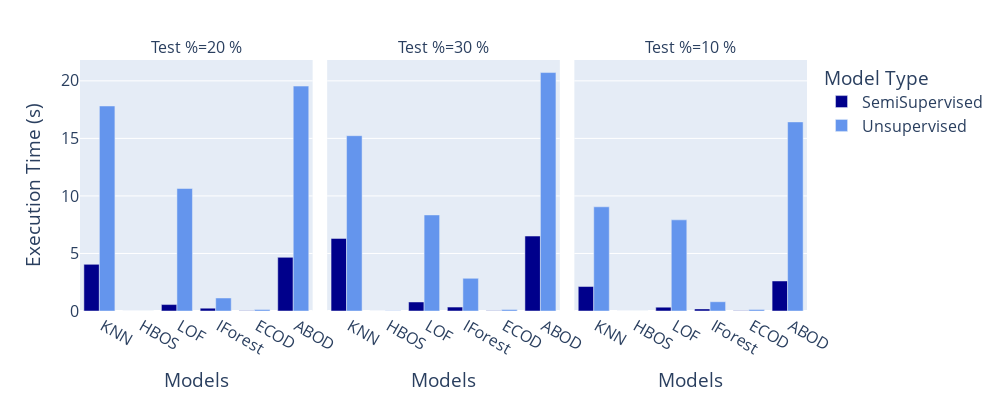

Here is the notebook cell this chart was saved with:
### Code cell
import plotly.express as px
df = results_total.copy()
df = df.reset_index(drop=True)
df = df[df['Variable'] == 'AC_Power_B (KW) ']
df['Execution Time (s)'] = df['Execution Time (s)'].astype(float)
df = df.loc[df.groupby(['Variable','Models', 'Model Type','Test %'])['F1-score'].idxmax().values,:].sort_values(by='F1-score', ascending = False)
color_map = {'SemiSupervised': 'darkblue', 'Unsupervised': 'cornflowerblue'}  # Add more types as needed
fig = px.bar(df, x="Models", y="Execution Time (s)", color="Model Type", barmode="group", facet_col="Test %",width=1000, height=400,color_discrete_map=color_map)
fig.update_layout(font=dict(size=16))
fig.show()

### Figure 1 — Plotly figure (JSON) as saved in the notebook; plotly's stock layout.template omitted (floating-point values rounded to 4 significant figures)
{"data": [{"alignmentgroup": "True", "hovertemplate": "Model Type=SemiSupervised<br>Test %=20 %<br>Models=%{x}<br>Execution Time (s)=%{y}<extra></extra>", "legendgroup": "SemiSupervised", "marker": {"color": "darkblue", "pattern": {"shape": ""}}, "name": "SemiSupervised", "offsetgroup": "SemiSupervised", "orientation": "v", "showlegend": true, "textposition": "auto", "type": "bar", "x": [" KNN", " HBOS", " LOF", " IForest", " ECOD", " ABOD"], "xaxis": "x", "y": [4.053, 0.00403, 0.5584, 0.2478, 0.02215, 4.663], "yaxis": "y"}, {"alignmentgroup": "True", "hovertemplate": "Model Type=SemiSupervised<br>Test %=30 %<br>Models=%{x}<br>Execution Time (s)=%{y}<extra></extra>", "legendgroup": "SemiSupervised", "marker": {"color": "darkblue", "pattern": {"shape": ""}}, "name": "SemiSupervised", "offsetgroup": "SemiSupervised", "orientation": "v", "showlegend": false, "textposition": "auto", "type": "bar", "x": [" KNN", " HBOS", " LOF", " IForest", " ECOD", " ABOD"], "xaxis": "x2", "y": [6.308, 0.004235, 0.7845, 0.3377, 0.03194, 6.514], "yaxis": "y2"}, {"alignmentgroup": "True", "hovertemplate": "Model Type=SemiSupervised<br>Test %=10 %<br>Models=%{x}<br>Execution Time (s)=%{y}<extra></extra>", "legendgroup": "SemiSupervised", "marker": {"color": "darkblue", "pattern": {"shape": ""}}, "name": "SemiSupervised", "offsetgroup": "SemiSupervised", "orientation": "v", "showlegend": false, "textposition": "auto", "type": "bar", "x": [" HBOS", " KNN", " LOF", " IForest", " ECOD", " ABOD"], "xaxis": "x3", "y": [0.003011, 2.127, 0.3353, 0.1809, 0.01504, 2.609], "yaxis": "y3"}, {"alignmentgroup": "True", "hovertemplate": "Model Type=Unsupervised<br>Test %=20 %<br>Models=%{x}<br>Execution Time (s)=%{y}<extra></extra>", "legendgroup": "Unsupervised", "marker": {"color": "cornflowerblue", "pattern": {"shape": ""}}, "name": "Unsupervised", "offsetgroup": "Unsupervised", "orientation": "v", "showlegend": true, "textposition": "auto", "type": "bar", "x": [" KNN", " LOF", " IForest", " HBOS", " ECOD", " ABOD"], "xaxis": "x", "y": [17.82, 10.65, 1.131, 0.008838, 0.1283, 19.55], "yaxis": "y"}, {"alignmentgroup": "True", "hovertemplate": "Model Type=Unsupervised<br>Test %=30 %<br>Models=%{x}<br>Execution Time (s)=%{y}<extra></extra>", "legendgroup": "Unsupervised", "marker": {"color": "cornflowerblue", "pattern": {"shape": ""}}, "name": "Unsupervised", "offsetgroup": "Unsupervised", "orientation": "v", "showlegend": false, "textposition": "auto", "type": "bar", "x": [" KNN", " LOF", " HBOS", " IForest", " ECOD", " ABOD"], "xaxis": "x2", "y": [15.23, 8.349, 0.01112, 2.839, 0.1302, 20.72], "yaxis": "y2"}, {"alignmentgroup": "True", "hovertemplate": "Model Type=Unsupervised<br>Test %=10 %<br>Models=%{x}<br>Execution Time (s)=%{y}<extra></extra>", "legendgroup": "Unsupervised", "marker": {"color": "cornflowerblue", "pattern": {"shape": ""}}, "name": "Unsupervised", "offsetgroup": "Unsupervised", "orientation": "v", "showlegend": false, "textposition": "auto", "type": "bar", "x": [" KNN", " IForest", " HBOS", " LOF", " ECOD", " ABOD"], "xaxis": "x3", "y": [9.054, 0.8058, 0.008343, 7.921, 0.1286, 16.43], "yaxis": "y3"}], "layout": {"annotations": [{"font": {}, "showarrow": false, "text": "Test %=20 %", "x": 0.16, "xanchor": "center", "xref": "paper", "y": 1, "yanchor": "bottom", "yref": "paper"}, {"font": {}, "showarrow": false, "text": "Test %=30 %", "x": 0.5, "xanchor": "center", "xref": "paper", "y": 1, "yanchor": "bottom", "yref": "paper"}, {"font": {}, "showarrow": false, "text": "Test %=10 %", "x": 0.84, "xanchor": "center", "xref": "paper", "y": 1, "yanchor": "bottom", "yref": "paper"}], "barmode": "group", "font": {"size": 16}, "height": 400, "legend": {"title": {"text": "Model Type"}, "tracegroupgap": 0}, "margin": {"t": 60}, "width": 1000, "xaxis": {"anchor": "y", "domain": [0, 0.32], "title": {"text": "Models"}}, "xaxis2": {"anchor": "y2", "domain": [0.34, 0.66], "matches": "x", "title": {"text": "Models"}}, "xaxis3": {"anchor": "y3", "domain": [0.68, 1.0], "matches": "x", "title": {"text": "Models"}}, "yaxis": {"anchor": "x", "domain": [0, 1], "title": {"text": "Execution Time (s)"}}, "yaxis2": {"anchor": "x2", "domain": [0, 1], "matches": "y", "showticklabels": false}, "yaxis3": {"anchor": "x3", "domain": [0, 1], "matches": "y", "showticklabels": false}}}
